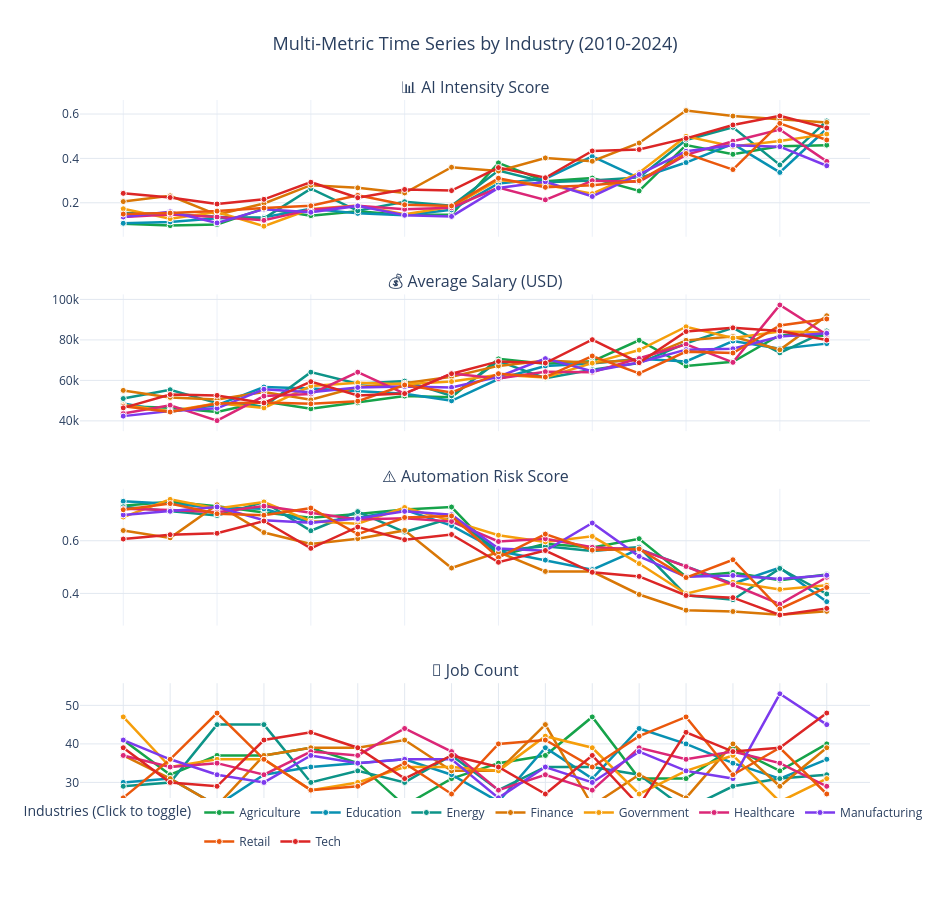

Notebook cell for this chart:
### Markdown cell above
## 3. Parallel Coordinates - Multi-Metric Trends

Shows time series evolution for all 4 key metrics across industries.

### Metrics Displayed:
1. **AI Intensity Score** - How much AI is integrated into the industry
2. **Average Salary (USD)** - Compensation trends over time
3. **Automation Risk Score** - Probability of job automation
4. **Job Count** - Market size and growth

This replaces the React implementation's scrollable parallel coordinates with a compact subplot layout.

### Code cell
def create_parallel_coordinates_chart(df):
    """
    Create 4-subplot parallel coordinates showing metric trends over time.
    
    Each subplot shows one metric's evolution across all industries.
    Click legend items to toggle industry visibility.
    """
    
    # Create subplots
    fig = make_subplots(
        rows=4, cols=1,
        subplot_titles=(
            '📊 AI Intensity Score',
            '💰 Average Salary (USD)',
            '⚠️ Automation Risk Score',
            '👥 Job Count'
        ),
        vertical_spacing=0.08,
        shared_xaxes=True
    )
    
    industries = sorted(df['industry'].unique())
    years = sorted(df['year'].unique())
    
    metrics = [
        ('avgAIIntensity', ':.2f', ''),
        ('avgSalary', '$,.0f', ''),
        ('avgAutomationRisk', '.0%', ''),
        ('jobCount', ',', '')
    ]
    
    for row_idx, (metric, fmt, suffix) in enumerate(metrics, 1):
        for industry in industries:
            industry_data = df[df['industry'] == industry].sort_values('year')
            color = INDUSTRY_COLORS.get(industry, '#64748b')
            
            fig.add_trace(
                go.Scatter(
                    x=industry_data['year'],
                    y=industry_data[metric],
                    mode='lines+markers',
                    name=industry,
                    line=dict(color=color, width=2.5),
                    marker=dict(size=6, color=color, line=dict(width=1, color='white')),
                    legendgroup=industry,
                    showlegend=(row_idx == 1)  # Show legend only in first subplot
                ),
                row=row_idx,
                col=1
            )
    
    # Update layout
    fig.update_layout(
        title=dict(
            text='Multi-Metric Time Series by Industry (2010-2024)',
            font=dict(size=18),
            x=0.5
        ),
        template='plotly_white',
        width=950,
        height=900,
        showlegend=True,
        legend=dict(
            title='Industries (Click to toggle)',
            orientation='h',
            yanchor='bottom',
            y=-0.05,
            xanchor='center',
            x=0.5
        ),
        hoverlabel=dict(bgcolor='white', font_size=11)
    )
    
    # Update axes for all subplots
    for i in range(1, 5):
        fig.update_yaxes(
            gridcolor='#e2e8f0',
            zeroline=False,
            row=i, col=1
        )
    
    fig.update_xaxes(
        gridcolor='#e2e8f0',
        tickformat='d',
        tickvals=years,
        row=4, col=1
    )
    
    return fig

# Create and display parallel coordinates
print("📈 Generating parallel coordinates chart...")
fig_parallel = create_parallel_coordinates_chart(df_agg)
fig_parallel.show()

### Figure 1 — Plotly figure (JSON) as saved in the notebook; plotly's stock layout.template omitted (floating-point values rounded to 4 significant figures)
{"data": [{"legendgroup": "Agriculture", "line": {"color": "#16a34a", "width": 2.5}, "marker": {"color": "#16a34a", "line": {"color": "white", "width": 1}, "size": 6}, "mode": "lines+markers", "name": "Agriculture", "showlegend": true, "type": "scatter", "x": [2010, 2011, 2012, 2013, 2014, 2015, 2016, 2017, 2018, 2019, 2020, 2021, 2022, 2023, 2024, 2025], "xaxis": "x", "y": [0.1051, 0.09719, 0.1022, 0.1738, 0.1421, 0.1623, 0.145, 0.1468, 0.3797, 0.2973, 0.3115, 0.2535, 0.4603, 0.4185, 0.4542, 0.4597], "yaxis": "y"}, {"legendgroup": "Education", "line": {"color": "#0891b2", "width": 2.5}, "marker": {"color": "#0891b2", "line": {"color": "white", "width": 1}, "size": 6}, "mode": "lines+markers", "name": "Education", "showlegend": true, "type": "scatter", "x": [2010, 2011, 2012, 2013, 2014, 2015, 2016, 2017, 2018, 2019, 2020, 2021, 2022, 2023, 2024, 2025], "xaxis": "x", "y": [0.1077, 0.1139, 0.13, 0.135, 0.1726, 0.1523, 0.1436, 0.1684, 0.2868, 0.3085, 0.4087, 0.3114, 0.3812, 0.4654, 0.3368, 0.5336], "yaxis": "y"}, {"legendgroup": "Energy", "line": {"color": "#0d9488", "width": 2.5}, "marker": {"color": "#0d9488", "line": {"color": "white", "width": 1}, "size": 6}, "mode": "lines+markers", "name": "Energy", "showlegend": true, "type": "scatter", "x": [2010, 2011, 2012, 2013, 2014, 2015, 2016, 2017, 2018, 2019, 2020, 2021, 2022, 2023, 2024, 2025], "xaxis": "x", "y": [0.1545, 0.1497, 0.1373, 0.1298, 0.2633, 0.1639, 0.2047, 0.1862, 0.3454, 0.2926, 0.3006, 0.3144, 0.483, 0.54, 0.3706, 0.5687], "yaxis": "y"}, {"legendgroup": "Finance", "line": {"color": "#d97706", "width": 2.5}, "marker": {"color": "#d97706", "line": {"color": "white", "width": 1}, "size": 6}, "mode": "lines+markers", "name": "Finance", "showlegend": true, "type": "scatter", "x": [2010, 2011, 2012, 2013, 2014, 2015, 2016, 2017, 2018, 2019, 2020, 2021, 2022, 2023, 2024, 2025], "xaxis": "x", "y": [0.2054, 0.2313, 0.1467, 0.1968, 0.2795, 0.2672, 0.2441, 0.36, 0.3433, 0.402, 0.3871, 0.4694, 0.6154, 0.5907, 0.5766, 0.5618], "yaxis": "y"}, {"legendgroup": "Government", "line": {"color": "#f59e0b", "width": 2.5}, "marker": {"color": "#f59e0b", "line": {"color": "white", "width": 1}, "size": 6}, "mode": "lines+markers", "name": "Government", "showlegend": true, "type": "scatter", "x": [2010, 2011, 2012, 2013, 2014, 2015, 2016, 2017, 2018, 2019, 2020, 2021, 2022, 2023, 2024, 2025], "xaxis": "x", "y": [0.173, 0.1282, 0.1583, 0.09444, 0.1721, 0.188, 0.1479, 0.1815, 0.3027, 0.2814, 0.2408, 0.3352, 0.4991, 0.4538, 0.4784, 0.5094], "yaxis": "y"}, {"legendgroup": "Healthcare", "line": {"color": "#db2777", "width": 2.5}, "marker": {"color": "#db2777", "line": {"color": "white", "width": 1}, "size": 6}, "mode": "lines+markers", "name": "Healthcare", "showlegend": true, "type": "scatter", "x": [2010, 2011, 2012, 2013, 2014, 2015, 2016, 2017, 2018, 2019, 2020, 2021, 2022, 2023, 2024, 2025], "xaxis": "x", "y": [0.1365, 0.1476, 0.136, 0.1209, 0.1692, 0.1865, 0.1709, 0.1776, 0.2682, 0.2131, 0.2996, 0.2944, 0.4158, 0.4771, 0.53, 0.3866], "yaxis": "y"}, {"legendgroup": "Manufacturing", "line": {"color": "#7c3aed", "width": 2.5}, "marker": {"color": "#7c3aed", "line": {"color": "white", "width": 1}, "size": 6}, "mode": "lines+markers", "name": "Manufacturing", "showlegend": true, "type": "scatter", "x": [2010, 2011, 2012, 2013, 2014, 2015, 2016, 2017, 2018, 2019, 2020, 2021, 2022, 2023, 2024, 2025], "xaxis": "x", "y": [0.1361, 0.1594, 0.1094, 0.1713, 0.1573, 0.186, 0.1439, 0.1386, 0.2669, 0.2947, 0.2283, 0.3276, 0.4318, 0.4597, 0.4528, 0.3669], "yaxis": "y"}, {"legendgroup": "Retail", "line": {"color": "#ea580c", "width": 2.5}, "marker": {"color": "#ea580c", "line": {"color": "white", "width": 1}, "size": 6}, "mode": "lines+markers", "name": "Retail", "showlegend": true, "type": "scatter", "x": [2010, 2011, 2012, 2013, 2014, 2015, 2016, 2017, 2018, 2019, 2020, 2021, 2022, 2023, 2024, 2025], "xaxis": "x", "y": [0.1492, 0.1536, 0.1625, 0.1764, 0.1864, 0.2334, 0.1911, 0.1859, 0.3105, 0.2698, 0.2794, 0.2993, 0.4219, 0.3497, 0.5577, 0.483], "yaxis": "y"}, {"legendgroup": "Tech", "line": {"color": "#dc2626", "width": 2.5}, "marker": {"color": "#dc2626", "line": {"color": "white", "width": 1}, "size": 6}, "mode": "lines+markers", "name": "Tech", "showlegend": true, "type": "scatter", "x": [2010, 2011, 2012, 2013, 2014, 2015, 2016, 2017, 2018, 2019, 2020, 2021, 2022, 2023, 2024, 2025], "xaxis": "x", "y": [0.2426, 0.2237, 0.1945, 0.2156, 0.2928, 0.2228, 0.26, 0.2549, 0.3585, 0.3126, 0.4335, 0.44, 0.4902, 0.5508, 0.5915, 0.5373], "yaxis": "y"}, {"legendgroup": "Agriculture", "line": {"color": "#16a34a", "width": 2.5}, "marker": {"color": "#16a34a", "line": {"color": "white", "width": 1}, "size": 6}, "mode": "lines+markers", "name": "Agriculture", "showlegend": false, "type": "scatter", "x": [2010, 2011, 2012, 2013, 2014, 2015, 2016, 2017, 2018, 2019, 2020, 2021, 2022, 2023, 2024, 2025], "xaxis": "x2", "y": [47220.0, 46530.0, 44440.0, 49540.0, 45930.0, 48940.0, 52240.0, 51687, 70620.0, 68236, 69418, 79820.0, 67110.0, 69210.0, 82470.0, 82080.0], "yaxis": "y2"}, {"legendgroup": "Education", "line": {"color": "#0891b2", "width": 2.5}, "marker": {"color": "#0891b2", "line": {"color": "white", "width": 1}, "size": 6}, "mode": "lines+markers", "name": "Education", "showlegend": false, "type": "scatter", "x": [2010, 2011, 2012, 2013, 2014, 2015, 2016, 2017, 2018, 2019, 2020, 2021, 2022, 2023, 2024, 2025], "xaxis": "x2", "y": [48560.0, 44470.0, 47810.0, 56730.0, 56020.0, 54880.0, 53390.0, 49910.0, 60660.0, 67110.0, 68340.0, 70710.0, 69370.0, 79470.0, 75690.0, 78160.0], "yaxis": "y2"}, {"legendgroup": "Energy", "line": {"color": "#0d9488", "width": 2.5}, "marker": {"color": "#0d9488", "line": {"color": "white", "width": 1}, "size": 6}, "mode": "lines+markers", "name": "Energy", "showlegend": false, "type": "scatter", "x": [2010, 2011, 2012, 2013, 2014, 2015, 2016, 2017, 2018, 2019, 2020, 2021, 2022, 2023, 2024, 2025], "xaxis": "x2", "y": [51020.0, 55380.0, 48770.0, 47120.0, 64070.0, 58370.0, 59630.0, 52350.0, 69550.0, 61070.0, 65250.0, 68550.0, 78300.0, 85920.0, 73610.0, 84440.0], "yaxis": "y2"}, {"legendgroup": "Finance", "line": {"color": "#d97706", "width": 2.5}, "marker": {"color": "#d97706", "line": {"color": "white", "width": 1}, "size": 6}, "mode": "lines+markers", "name": "Finance", "showlegend": false, "type": "scatter", "x": [2010, 2011, 2012, 2013, 2014, 2015, 2016, 2017, 2018, 2019, 2020, 2021, 2022, 2023, 2024, 2025], "xaxis": "x2", "y": [55060.0, 51600.0, 50560.0, 54280.0, 50410.0, 56730.0, 58600.0, 61790.0, 67160.0, 69840.0, 68740.0, 70170.0, 79770.0, 81650.0, 75120.0, 91940.0], "yaxis": "y2"}, {"legendgroup": "Government", "line": {"color": "#f59e0b", "width": 2.5}, "marker": {"color": "#f59e0b", "line": {"color": "white", "width": 1}, "size": 6}, "mode": "lines+markers", "name": "Government", "showlegend": false, "type": "scatter", "x": [2010, 2011, 2012, 2013, 2014, 2015, 2016, 2017, 2018, 2019, 2020, 2021, 2022, 2023, 2024, 2025], "xaxis": "x2", "y": [47820.0, 44720.0, 48750.0, 46410.0, 57210.0, 58830.0, 58050.0, 59410.0, 62800.0, 61400.0, 68530.0, 75010.0, 86500.0, 80910.0, 84130.0, 83630.0], "yaxis": "y2"}, {"legendgroup": "Healthcare", "line": {"color": "#db2777", "width": 2.5}, "marker": {"color": "#db2777", "line": {"color": "white", "width": 1}, "size": 6}, "mode": "lines+markers", "name": "Healthcare", "showlegend": false, "type": "scatter", "x": [2010, 2011, 2012, 2013, 2014, 2015, 2016, 2017, 2018, 2019, 2020, 2021, 2022, 2023, 2024, 2025], "xaxis": "x2", "y": [43620.0, 47730, 40120.0, 52230.0, 53310.0, 64070.0, 53410.0, 63380.0, 60900.0, 64250.0, 64010.0, 70790.0, 77850.0, 68900.0, 97250.0, 82570.0], "yaxis": "y2"}, {"legendgroup": "Manufacturing", "line": {"color": "#7c3aed", "width": 2.5}, "marker": {"color": "#7c3aed", "line": {"color": "white", "width": 1}, "size": 6}, "mode": "lines+markers", "name": "Manufacturing", "showlegend": false, "type": "scatter", "x": [2010, 2011, 2012, 2013, 2014, 2015, 2016, 2017, 2018, 2019, 2020, 2021, 2022, 2023, 2024, 2025], "xaxis": "x2", "y": [42340.0, 44870.0, 46212, 55610.0, 54170.0, 56510.0, 56950.0, 56520.0, 61830.0, 70730.0, 64590.0, 68810, 75190.0, 75620.0, 81690.0, 83260.0], "yaxis": "y2"}, {"legendgroup": "Retail", "line": {"color": "#ea580c", "width": 2.5}, "marker": {"color": "#ea580c", "line": {"color": "white", "width": 1}, "size": 6}, "mode": "lines+markers", "name": "Retail", "showlegend": false, "type": "scatter", "x": [2010, 2011, 2012, 2013, 2014, 2015, 2016, 2017, 2018, 2019, 2020, 2021, 2022, 2023, 2024, 2025], "xaxis": "x2", "y": [47180.0, 44380.0, 48590.0, 49130.0, 48400.0, 49730.0, 57710.0, 54031, 63310.0, 61640.0, 72050.0, 63430.0, 74210.0, 73530.0, 87150.0, 90350.0], "yaxis": "y2"}, {"legendgroup": "Tech", "line": {"color": "#dc2626", "width": 2.5}, "marker": {"color": "#dc2626", "line": {"color": "white", "width": 1}, "size": 6}, "mode": "lines+markers", "name": "Tech", "showlegend": false, "type": "scatter", "x": [2010, 2011, 2012, 2013, 2014, 2015, 2016, 2017, 2018, 2019, 2020, 2021, 2022, 2023, 2024, 2025], "xaxis": "x2", "y": [46420.0, 53030.0, 52570.0, 48870.0, 59370.0, 52530.0, 53490.0, 63290.0, 69370.0, 68570.0, 80110.0, 68720.0, 84120.0, 85970.0, 84400.0, 79900.0], "yaxis": "y2"}, {"legendgroup": "Agriculture", "line": {"color": "#16a34a", "width": 2.5}, "marker": {"color": "#16a34a", "line": {"color": "white", "width": 1}, "size": 6}, "mode": "lines+markers", "name": "Agriculture", "showlegend": false, "type": "scatter", "x": [2010, 2011, 2012, 2013, 2014, 2015, 2016, 2017, 2018, 2019, 2020, 2021, 2022, 2023, 2024, 2025], "xaxis": "x3", "y": [0.7329, 0.7481, 0.7308, 0.707, 0.6872, 0.7011, 0.7188, 0.7281, 0.5423, 0.5886, 0.5745, 0.6077, 0.4632, 0.4797, 0.4497, 0.4715], "yaxis": "y3"}, {"legendgroup": "Education", "line": {"color": "#0891b2", "width": 2.5}, "marker": {"color": "#0891b2", "line": {"color": "white", "width": 1}, "size": 6}, "mode": "lines+markers", "name": "Education", "showlegend": false, "type": "scatter", "x": [2010, 2011, 2012, 2013, 2014, 2015, 2016, 2017, 2018, 2019, 2020, 2021, 2022, 2023, 2024, 2025], "xaxis": "x3", "y": [0.75, 0.741, 0.725, 0.7212, 0.6697, 0.6877, 0.7178, 0.6575, 0.5608, 0.5264, 0.4903, 0.568, 0.5037, 0.4374, 0.4977, 0.3686], "yaxis": "y3"}, {"legendgroup": "Energy", "line": {"color": "#0d9488", "width": 2.5}, "marker": {"color": "#0d9488", "line": {"color": "white", "width": 1}, "size": 6}, "mode": "lines+markers", "name": "Energy", "showlegend": false, "type": "scatter", "x": [2010, 2011, 2012, 2013, 2014, 2015, 2016, 2017, 2018, 2019, 2020, 2021, 2022, 2023, 2024, 2025], "xaxis": "x3", "y": [0.729, 0.7123, 0.6958, 0.7471, 0.638, 0.7106, 0.633, 0.6859, 0.5621, 0.5794, 0.5612, 0.5756, 0.393, 0.3762, 0.4948, 0.3978], "yaxis": "y3"}, {"legendgroup": "Finance", "line": {"color": "#d97706", "width": 2.5}, "marker": {"color": "#d97706", "line": {"color": "white", "width": 1}, "size": 6}, "mode": "lines+markers", "name": "Finance", "showlegend": false, "type": "scatter", "x": [2010, 2011, 2012, 2013, 2014, 2015, 2016, 2017, 2018, 2019, 2020, 2021, 2022, 2023, 2024, 2025], "xaxis": "x3", "y": [0.6389, 0.611, 0.7367, 0.6314, 0.5877, 0.6077, 0.6393, 0.4964, 0.5567, 0.4836, 0.4829, 0.3959, 0.3362, 0.3312, 0.319, 0.3321], "yaxis": "y3"}, {"legendgroup": "Government", "line": {"color": "#f59e0b", "width": 2.5}, "marker": {"color": "#f59e0b", "line": {"color": "white", "width": 1}, "size": 6}, "mode": "lines+markers", "name": "Government", "showlegend": false, "type": "scatter", "x": [2010, 2011, 2012, 2013, 2014, 2015, 2016, 2017, 2018, 2019, 2020, 2021, 2022, 2023, 2024, 2025], "xaxis": "x3", "y": [0.69, 0.7571, 0.7228, 0.7475, 0.6739, 0.665, 0.7262, 0.6756, 0.6212, 0.5957, 0.6167, 0.5133, 0.3988, 0.4424, 0.4152, 0.4306], "yaxis": "y3"}, {"legendgroup": "Healthcare", "line": {"color": "#db2777", "width": 2.5}, "marker": {"color": "#db2777", "line": {"color": "white", "width": 1}, "size": 6}, "mode": "lines+markers", "name": "Healthcare", "showlegend": false, "type": "scatter", "x": [2010, 2011, 2012, 2013, 2014, 2015, 2016, 2017, 2018, 2019, 2020, 2021, 2022, 2023, 2024, 2025], "xaxis": "x3", "y": [0.7214, 0.7165, 0.708, 0.7316, 0.7061, 0.6805, 0.685, 0.6732, 0.5971, 0.6072, 0.575, 0.5669, 0.5022, 0.4329, 0.3594, 0.4614], "yaxis": "y3"}, {"legendgroup": "Manufacturing", "line": {"color": "#7c3aed", "width": 2.5}, "marker": {"color": "#7c3aed", "line": {"color": "white", "width": 1}, "size": 6}, "mode": "lines+markers", "name": "Manufacturing", "showlegend": false, "type": "scatter", "x": [2010, 2011, 2012, 2013, 2014, 2015, 2016, 2017, 2018, 2019, 2020, 2021, 2022, 2023, 2024, 2025], "xaxis": "x3", "y": [0.698, 0.7119, 0.7284, 0.6777, 0.6684, 0.684, 0.7117, 0.6992, 0.5708, 0.5621, 0.6673, 0.5408, 0.463, 0.4681, 0.4545, 0.4689], "yaxis": "y3"}, {"legendgroup": "Retail", "line": {"color": "#ea580c", "width": 2.5}, "marker": {"color": "#ea580c", "line": {"color": "white", "width": 1}, "size": 6}, "mode": "lines+markers", "name": "Retail", "showlegend": false, "type": "scatter", "x": [2010, 2011, 2012, 2013, 2014, 2015, 2016, 2017, 2018, 2019, 2020, 2021, 2022, 2023, 2024, 2025], "xaxis": "x3", "y": [0.7177, 0.7411, 0.7025, 0.6969, 0.7243, 0.6252, 0.6883, 0.6941, 0.5363, 0.6254, 0.5644, 0.569, 0.4602, 0.5278, 0.3408, 0.4226], "yaxis": "y3"}, {"legendgroup": "Tech", "line": {"color": "#dc2626", "width": 2.5}, "marker": {"color": "#dc2626", "line": {"color": "white", "width": 1}, "size": 6}, "mode": "lines+markers", "name": "Tech", "showlegend": false, "type": "scatter", "x": [2010, 2011, 2012, 2013, 2014, 2015, 2016, 2017, 2018, 2019, 2020, 2021, 2022, 2023, 2024, 2025], "xaxis": "x3", "y": [0.6064, 0.623, 0.6283, 0.6749, 0.5712, 0.6523, 0.6039, 0.6238, 0.5182, 0.563, 0.4803, 0.4646, 0.3921, 0.3839, 0.3179, 0.3431], "yaxis": "y3"}, {"legendgroup": "Agriculture", "line": {"color": "#16a34a", "width": 2.5}, "marker": {"color": "#16a34a", "line": {"color": "white", "width": 1}, "size": 6}, "mode": "lines+markers", "name": "Agriculture", "showlegend": false, "type": "scatter", "x": [2010, 2011, 2012, 2013, 2014, 2015, 2016, 2017, 2018, 2019, 2020, 2021, 2022, 2023, 2024, 2025], "xaxis": "x4", "y": [41, 32, 37, 37, 39, 35, 24, 31, 35, 37, 47, 31, 31, 39, 33, 40], "yaxis": "y4"}, {"legendgroup": "Education", "line": {"color": "#0891b2", "width": 2.5}, "marker": {"color": "#0891b2", "line": {"color": "white", "width": 1}, "size": 6}, "mode": "lines+markers", "name": "Education", "showlegend": false, "type": "scatter", "x": [2010, 2011, 2012, 2013, 2014, 2015, 2016, 2017, 2018, 2019, 2020, 2021, 2022, 2023, 2024, 2025], "xaxis": "x4", "y": [30, 31, 24, 32, 34, 35, 36, 32, 25, 39, 31, 44, 40, 35, 31, 36], "yaxis": "y4"}, {"legendgroup": "Energy", "line": {"color": "#0d9488", "width": 2.5}, "marker": {"color": "#0d9488", "line": {"color": "white", "width": 1}, "size": 6}, "mode": "lines+markers", "name": "Energy", "showlegend": false, "type": "scatter", "x": [2010, 2011, 2012, 2013, 2014, 2015, 2016, 2017, 2018, 2019, 2020, 2021, 2022, 2023, 2024, 2025], "xaxis": "x4", "y": [29, 30, 45, 45, 30, 33, 30, 37, 28, 34, 34, 32, 23, 29, 31, 32], "yaxis": "y4"}, {"legendgroup": "Finance", "line": {"color": "#d97706", "width": 2.5}, "marker": {"color": "#d97706", "line": {"color": "white", "width": 1}, "size": 6}, "mode": "lines+markers", "name": "Finance", "showlegend": false, "type": "scatter", "x": [2010, 2011, 2012, 2013, 2014, 2015, 2016, 2017, 2018, 2019, 2020, 2021, 2022, 2023, 2024, 2025], "xaxis": "x4", "y": [37, 31, 24, 37, 39, 39, 41, 33, 33, 45, 24, 32, 26, 40, 29, 39], "yaxis": "y4"}, {"legendgroup": "Government", "line": {"color": "#f59e0b", "width": 2.5}, "marker": {"color": "#f59e0b", "line": {"color": "white", "width": 1}, "size": 6}, "mode": "lines+markers", "name": "Government", "showlegend": false, "type": "scatter", "x": [2010, 2011, 2012, 2013, 2014, 2015, 2016, 2017, 2018, 2019, 2020, 2021, 2022, 2023, 2024, 2025], "xaxis": "x4", "y": [47, 34, 36, 36, 28, 30, 34, 34, 33, 42, 39, 27, 33, 37, 25, 31], "yaxis": "y4"}, {"legendgroup": "Healthcare", "line": {"color": "#db2777", "width": 2.5}, "marker": {"color": "#db2777", "line": {"color": "white", "width": 1}, "size": 6}, "mode": "lines+markers", "name": "Healthcare", "showlegend": false, "type": "scatter", "x": [2010, 2011, 2012, 2013, 2014, 2015, 2016, 2017, 2018, 2019, 2020, 2021, 2022, 2023, 2024, 2025], "xaxis": "x4", "y": [37, 34, 35, 32, 38, 37, 44, 38, 28, 32, 28, 39, 36, 38, 35, 29], "yaxis": "y4"}, {"legendgroup": "Manufacturing", "line": {"color": "#7c3aed", "width": 2.5}, "marker": {"color": "#7c3aed", "line": {"color": "white", "width": 1}, "size": 6}, "mode": "lines+markers", "name": "Manufacturing", "showlegend": false, "type": "scatter", "x": [2010, 2011, 2012, 2013, 2014, 2015, 2016, 2017, 2018, 2019, 2020, 2021, 2022, 2023, 2024, 2025], "xaxis": "x4", "y": [41, 36, 32, 30, 37, 35, 36, 36, 26, 34, 30, 38, 33, 31, 53, 45], "yaxis": "y4"}, {"legendgroup": "Retail", "line": {"color": "#ea580c", "width": 2.5}, "marker": {"color": "#ea580c", "line": {"color": "white", "width": 1}, "size": 6}, "mode": "lines+markers", "name": "Retail", "showlegend": false, "type": "scatter", "x": [2010, 2011, 2012, 2013, 2014, 2015, 2016, 2017, 2018, 2019, 2020, 2021, 2022, 2023, 2024, 2025], "xaxis": "x4", "y": [26, 36, 48, 36, 28, 29, 35, 27, 40, 41, 34, 42, 47, 32, 39, 27], "yaxis": "y4"}, {"legendgroup": "Tech", "line": {"color": "#dc2626", "width": 2.5}, "marker": {"color": "#dc2626", "line": {"color": "white", "width": 1}, "size": 6}, "mode": "lines+markers", "name": "Tech", "showlegend": false, "type": "scatter", "x": [2010, 2011, 2012, 2013, 2014, 2015, 2016, 2017, 2018, 2019, 2020, 2021, 2022, 2023, 2024, 2025], "xaxis": "x4", "y": [39, 30, 29, 41, 43, 39, 31, 37, 34, 27, 37, 24, 43, 38, 39, 48], "yaxis": "y4"}], "layout": {"annotations": [{"font": {"size": 16}, "showarrow": false, "text": "📊 AI Intensity Score", "x": 0.5, "xanchor": "center", "xref": "paper", "y": 1, "yanchor": "bottom", "yref": "paper"}, {"font": {"size": 16}, "showarrow": false, "text": "💰 Average Salary (USD)", "x": 0.5, "xanchor": "center", "xref": "paper", "y": 0.73, "yanchor": "bottom", "yref": "paper"}, {"font": {"size": 16}, "showarrow": false, "text": "⚠️ Automation Risk Score", "x": 0.5, "xanchor": "center", "xref": "paper", "y": 0.46, "yanchor": "bottom", "yref": "paper"}, {"font": {"size": 16}, "showarrow": false, "text": "👥 Job Count", "x": 0.5, "xanchor": "center", "xref": "paper", "y": 0.19, "yanchor": "bottom", "yref": "paper"}], "height": 900, "hoverlabel": {"bgcolor": "white", "font": {"size": 11}}, "legend": {"orientation": "h", "title": {"text": "Industries (Click to toggle)"}, "x": 0.5, "xanchor": "center", "y": -0.05, "yanchor": "bottom"}, "showlegend": true, "title": {"font": {"size": 18}, "text": "Multi-Metric Time Series by Industry (2010-2024)", "x": 0.5}, "width": 950, "xaxis": {"anchor": "y", "domain": [0, 1], "matches": "x4", "showticklabels": false}, "xaxis2": {"anchor": "y2", "domain": [0, 1], "matches": "x4", "showticklabels": false}, "xaxis3": {"anchor": "y3", "domain": [0, 1], "matches": "x4", "showticklabels": false}, "xaxis4": {"anchor": "y4", "domain": [0, 1], "gridcolor": "#e2e8f0", "tickformat": "d", "tickvals": [2010, 2011, 2012, 2013, 2014, 2015, 2016, 2017, 2018, 2019, 2020, 2021, 2022, 2023, 2024, 2025]}, "yaxis": {"anchor": "x", "domain": [0.81, 1], "gridcolor": "#e2e8f0", "zeroline": false}, "yaxis2": {"anchor": "x2", "domain": [0.54, 0.73], "gridcolor": "#e2e8f0", "zeroline": false}, "yaxis3": {"anchor": "x3", "domain": [0.27, 0.46], "gridcolor": "#e2e8f0", "zeroline": false}, "yaxis4": {"anchor": "x4", "domain": [0, 0.19], "gridcolor": "#e2e8f0", "zeroline": false}}}
